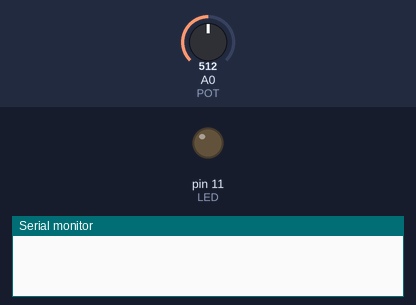
Simulated run of this sketch. Board: Arduino Uno, built with avr-gcc and run on an emulated ATmega328P. Parts: output pins drawn as LEDs (lit = HIGH), the last lines printed to the serial monitor. Dashed ring = blinking. The inputs (shaded band) are chosen by the test bench; at power-on: A0 (POT) = 512.

Above: at 1.3 s.
At 3.3 s:
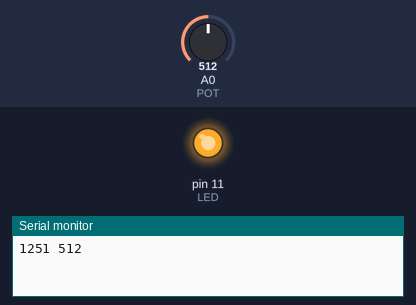
3.4 s: A0 (POT) set to 0
6.9 s: A0 (POT) set to 306
At 8.7 s:
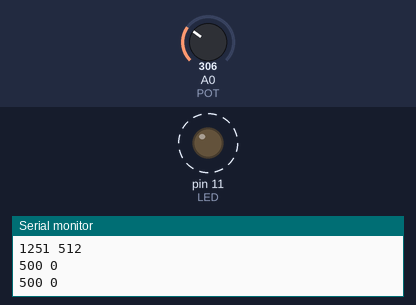
Timing chart, 0 to 16.4 s (numbered marks = the images above; inputs shaded):
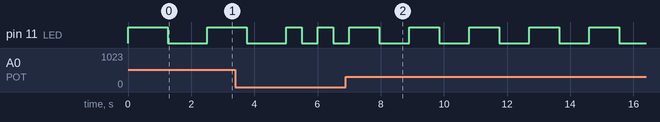

The sketch:

read_serial_output_led_digital.ino
```cpp
// Change this value depending on where you put your LED pins
#define LED 11
#define POT A0
int val = 0;

void setup() {
  // put your setup code here, to run once:
  Serial.begin(9600);
  pinMode(LED, OUTPUT);
}

void loop() {
  // put your main code here, to run repeatedly:
  val = analogRead(POT);
  digitalWrite(LED, HIGH);
  int half_delay = map(val, 1023, 0, 2000,500);
  delay(half_delay);
  digitalWrite(LED, LOW);
  delay(half_delay);
  Serial.print(half_delay);
  Serial.print(" ");
  Serial.println(val);

}
```

Measured:
- after the input at 6.9 s, pin 11 (LED): alternates HIGH for 0.95 s and LOW for 0.95 s, starting after 1.1 s
